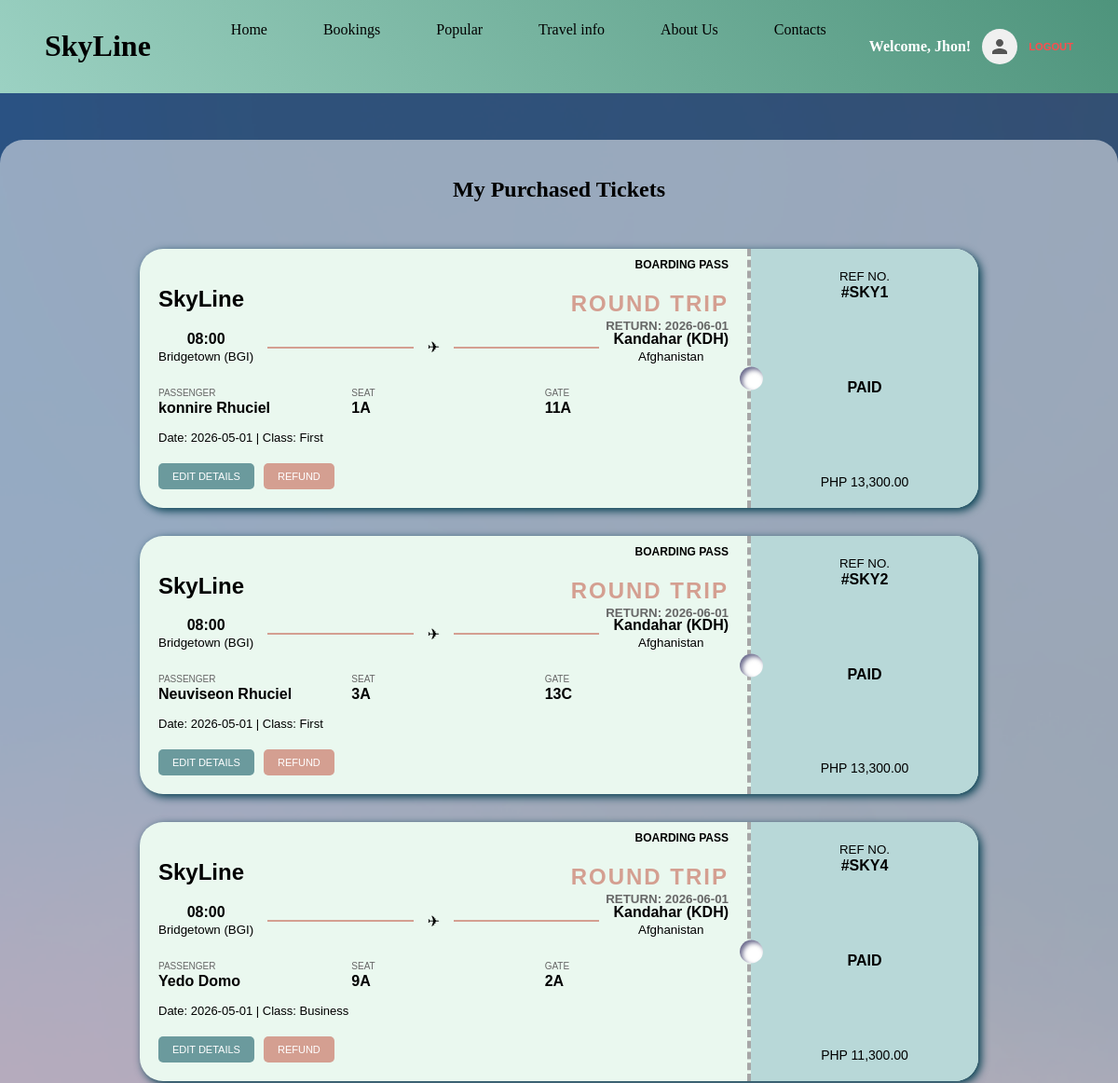
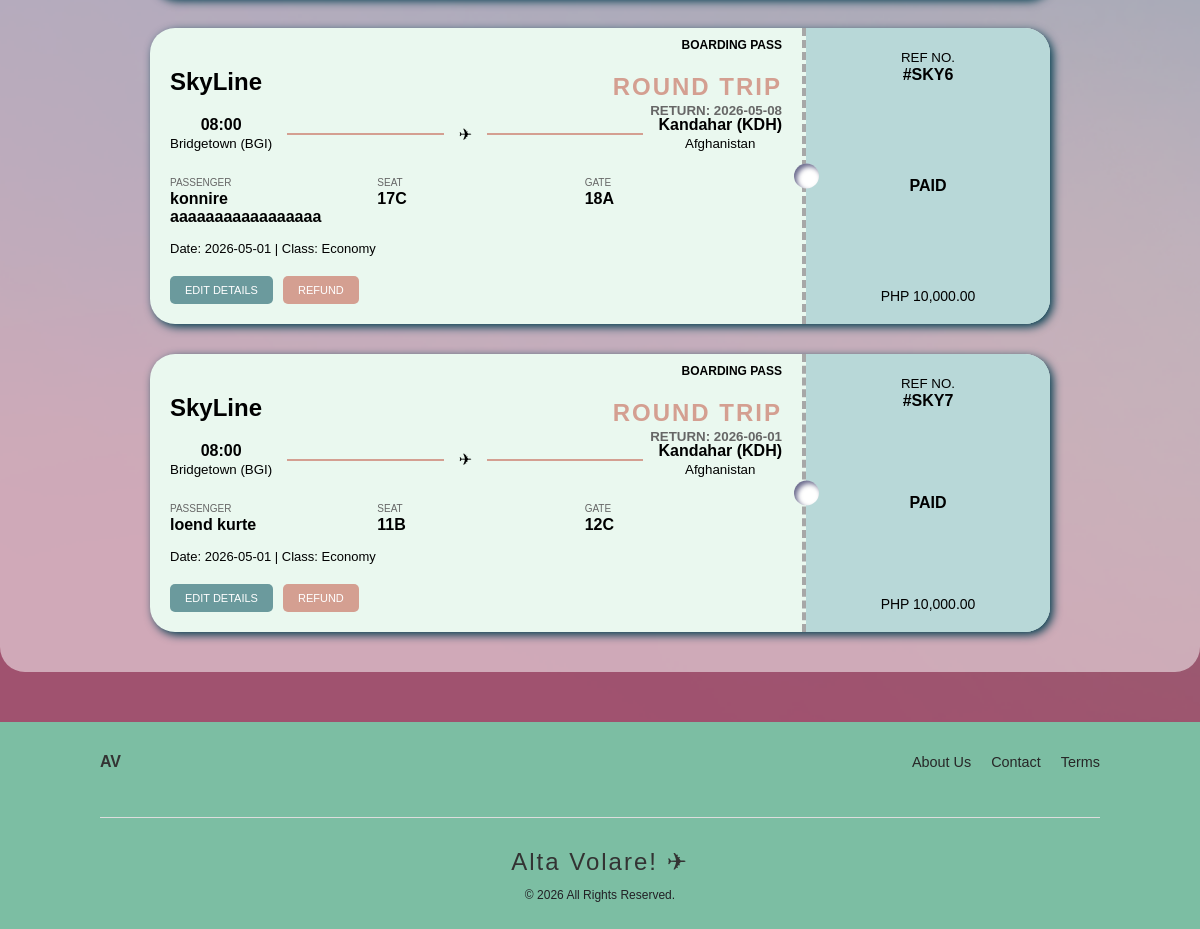
/booked-flights (signed in), run on the app's committed database (2 pictures, top to bottom).
### app.py (models this page shows)
class Booking(db.Model):
    id = db.Column(db.Integer, primary_key=True)
    user_id = db.Column(db.Integer, db.ForeignKey('user.id'), nullable=False)
    flight_id = db.Column(db.Integer, db.ForeignKey('flight.id'), nullable=False)
    flight = db.relationship('Flight', backref='bookings')
    first_name = db.Column(db.String(100))
    middle_initial = db.Column(db.String(1))
    last_name = db.Column(db.String(100))
    suffix = db.Column(db.String(10))
    dob = db.Column(db.String(20))
    nationality = db.Column(db.String(50))
    status = db.Column(db.String(50)) # Senior, Child, etc.
    tier = db.Column(db.String(20)) # Economy, Business, First
    seat_number = db.Column(db.String(10))
    total_paid = db.Column(db.Float)
    return_date = db.Column(db.String(50))
    return_time = db.Column(db.String(50))
    seat_status = db.Column(db.String(20))

class Flight(db.Model):
    id = db.Column(db.Integer, primary_key=True)
    from_country = db.Column(db.String(50), nullable=False)
    from_city = db.Column(db.String(50), nullable=False)
    to_country = db.Column(db.String(50), nullable=False)
    to_city = db.Column(db.String(50), nullable=False)
    dep_date = db.Column(db.String(20), nullable=False)
    dep_time = db.Column(db.String(20), nullable=False)
    ret_date = db.Column(db.Text, nullable=False)
    ret_time = db.Column(db.String(100), nullable=False)
    duration = db.Column(db.String(20), nullable=False)
    tickets_economy = db.Column(db.Integer)
    tickets_business = db.Column(db.Integer)
    tickets_first = db.Column(db.Integer)
    price = db.Column(db.Float, nullable=False)
    promo_code = db.Column(db.String(50), nullable=False)
    trip_type=db.Column(db.String(50), nullable=False)
    status=db.Column(db.String(20),nullable=False)

### app.py (the view)
@app.route('/booked-flights')
def bookedflights():
    if 'user_id' not in session:
        return redirect(url_for('login'))
    user_tickets = Booking.query.filter_by(user_id=session['user_id']).all()
    return render_template('bookedflights.html', purchased_tickets=user_tickets)

### app.py (called while the page is built)
@app.after_request
def add_header(response):
    response.headers["Cache-Control"] = "no-cache, no-store, must-revalidate"
    response.headers["Pragma"] = "no-cache"
    response.headers["Expires"] = "0"
    return response

### templates/bookedflights.html (shortened to what this page needs)
<!DOCTYPE html>
<html lang="en">
<head>
    <link rel="stylesheet" href="{{ url_for('static', filename='style.css') }}">
</head>
<body class="body">
    <div class="nav">
        <div class="logo"><h1>SkyLine</h1></div>
        <ul class="nav-container">
                <li class="nav-buttons"><a href="{{ url_for('index') }}">Home<hr class="n1"></a></li>
                <li class="nav-buttons"><a href="{{ url_for('booking') }}">Bookings<hr class="n2"></a></li>
                <li class="nav-buttons"><a href="{{ url_for('popular') }}">Popular<hr class="n3"></a></li>
                <li class="nav-buttons">
                    <a href="#">Travel info<hr class="n3"></a>
                </li>
                <li class="nav-buttons"><a href="{{ url_for('about') }}#about">About Us<hr class="n4"></a></li>
                <li class="nav-buttons"><a href="{{ url_for('contact') }}#contact">Contacts<hr class="n5"></a></li>
            </ul>
            <div class="nav-auth">
                {% if session['user_id'] %}
                    <div class="user-profile" style="display: flex; align-items: center; gap: 12px;">
                        <span class="user-name" style="color: white; font-family: 'Bookman Old Style'; font-weight: bold;">
                            Welcome, {{ session['first_name'] }}!
                        </span>
                        <div class="avatar-circle" style="width: 38px; height: 38px; background-color: #f0f0f0; border-radius: 50%; display: flex; align-items: center; justify-content: center;">
                            <svg viewBox="0 0 24 24" fill="#555" width="24px" height="24px">
                                <path d="M12 12c2.21 0 4-1.79 4-4s-1.79-4-4-4-4 1.79-4 4 1.79 4 4 4zm0 2c-2.67 0-8 1.34-8 4v2h16v-2c0-2.66-5.33-4-8-4z"/>
                            </svg>
                        </div>
                        <a href="{{ url_for('logout') }}" style="color: #ff4d4d; font-size: 0.7rem; text-decoration: none; text-transform: uppercase; font-family: sans-serif; font-weight: bold;">Logout</a>
                    </div>
                {% else %}
                    <button class="log-in"><a href="{{ url_for('login') }}">Log In</a></button>
                {% endif %}
            </div>
    </div>
<div class="booking-wrapper">
        <div class="ticket-container">
            <h2 style="font-family: 'Bookman Old Style'; margin-bottom: 20px; text-align: center;">My Purchased Tickets</h2>
{% for ticket in purchased_tickets %}
<div class="ticket-card" style="{% if 'Delayed' in ticket.flight.status %} background: #fff9f0; {% elif ticket.flight.status == 'REFUNDED' %} background: #fff0f0; opacity: 0.9; {% endif %}">
    <div class="ticket-left">
        <h2>SkyLine</h2>
        <span class="trip-tag">BOARDING PASS</span>
        {% if ticket.flight.trip_type == 'round trip' %}
        <div style="position: absolute; top: 45px; right: 20px; text-align: right;">
            <h1 style="color: #d49f91; margin: 0; font-size: 1.5rem; letter-spacing: 2px;">ROUND TRIP</h1>
            <small style="color: #666; font-weight: bold;">RETURN: {{ ticket.return_date }}</small>
        </div>
        {% endif %}
        <div class="flight-path">
            <div style="text-align:center">
                {% if "Delayed" in ticket.flight.status %}
                    <strong style="text-decoration: line-through; color: #777; font-size: 0.8rem;">{{ ticket.flight.dep_time }}</strong><br>
                    <strong style="color: #d35400;">{{ ticket.flight.status.split(': ')[1] }}</strong><br>
                {% else %}
                    <strong>{{ ticket.flight.dep_time }}</strong><br>
                {% endif %}
                <small>{{ ticket.flight.from_city }}</small>
            </div>
            <div class="line"></div>
            <div style="text-align:center">&#9992;</div>
            <div class="line"></div>
            <div style="text-align:center">
                <strong>{{ ticket.flight.to_city }}</strong><br>
                <small>{{ ticket.flight.to_country }}</small>
            </div>
        </div>
        <div style="margin-top: 20px; display: grid; grid-template-columns: 1fr 1fr 1fr; gap: 10px;">
            <div>
                <small style="text-transform: uppercase; font-size: 10px; color: #666;">Passenger</small><br>
                <strong>{{ ticket.first_name }} {{ ticket.last_name }}</strong>
            </div>
            <div>
                <small style="text-transform: uppercase; font-size: 10px; color: #666;">Seat</small><br>
                <strong>{{ ticket.seat_number }}</strong>
            </div>
            <div>
                <small style="text-transform: uppercase; font-size: 10px; color: #666;">Gate</small><br>
                <strong>{{ range(1, 25)|random }}{{ ['A', 'B', 'C']|random }}</strong>
            </div>
        </div>
        <p style="margin-top: 15px; font-size: 13px;">
            Date: {{ ticket.flight.dep_date }} | Class: {{ ticket.tier|capitalize }}
        </p>
        <div style="margin-top: 20px; display: flex; gap: 10px;">
            {% if ticket.flight.status != "REFUNDED" %}
                <a href="{{ url_for('edit_ticket', booking_id=ticket.id) }}"
                style="background: #6b9a9d; color: white; padding: 8px 15px; border-radius: 5px; text-decoration: none; font-size: 11px;">
                EDIT DETAILS
                </a>
            {% endif %}
            <form action="{{ url_for('refund_ticket', booking_id=ticket.id) }}" method="POST" onsubmit="return confirm('Refund this ticket?');">
                <button type="submit"
                        style="background: #d49f91; color: white; padding: 8px 15px; border-radius: 5px; border: none; cursor: pointer; font-size: 11px;">
                    {% if ticket.flight.status == "REFUNDED" %} CLAIM REFUND {% else %} REFUND {% endif %}
                </button>
            </form>
        </div>
    </div>
    <div class="ticket-right" style="{% if ticket.flight.status == 'REFUNDED' %} background: #d49f91; {% endif %}">
        <div style="text-align: center;">
            <small>REF NO.</small><br>
            <strong>#SKY{{ ticket.id }}</strong>
        </div>
        {% if ticket.flight.status == "REFUNDED" %}
            <div style="font-weight: bold; color: #fff; background: #e74c3c; padding: 2px 10px; border-radius: 4px;">VOID</div>
        {% else %}
            <div style="font-weight: bold;">PAID</div>
        {% endif %}
        <div style="font-size: 14px;">PHP {{ "{:,.2f}".format(ticket.total_paid) }}</div>
    </div>
</div>
{% endfor %}
        </div>
</div>
<footer class="site-footer">
    <div class="footer-content">
        <div class="logo">
            <strong>AV</strong>
        </div>
        <nav class="footer-nav">
            <ul>
                <li><a href="#about">About Us</a></li>
                <li><a href="#contact">Contact</a></li>
                <li><a href="#">Terms</a></li>
            </ul>
        </nav>
    </div>
    <hr class="footer-divider">
    <div class="footer-bottom">
        <h2>Alta Volare! &#9992;</h2>
        <p>&copy; 2026 All Rights Reserved.</p>
    </div>
</footer>
</body>
</html>

### static/style.css (style rules this page uses)
.site-footer { background-color: #7cbea3; color: #333; padding: 15px 20px; font-family: sans-serif; }
.footer-content { display: flex; justify-content: space-between; align-items: center; max-width: 1000px; margin: 0 auto; }
.footer-nav ul { list-style: none; padding: 0; display: flex; gap: 20px; }
.footer-nav a { text-decoration: none; color: #272727; font-size: 0.9rem; transition: color 0.3s; }
.footer-divider { border: 0; border-top: 1px solid #ddd; margin: 30px auto; max-width: 1000px; }
.footer-bottom { text-align: center; }
.footer-bottom h2 { font-weight: 300; letter-spacing: 2px; margin-bottom: 10px; }
.footer-bottom p { font-size: 0.75rem; color: #222025; }
html, body { margin: 0; padding: 0; background-color: rgb(255, 255, 255); font-family: 'Franklin Gothic Medium'; scroll-behavior: smooth; overflow-x: hidden; width: 100%; }
* { box-sizing: border-box; }
.nav { width: 100%; height: auto; min-height: 60px; background-image: linear-gradient(50deg, #b5eed1d0, #4e947c); display: flex; flex-wrap: wrap; align-items: center; justify-content: space-between; padding: 10px 4%; margin: 0 0; overflow: visible; }
.logo { margin: auto 0; }
.nav-container { width: auto; max-width: 100%; display: flex; gap: 20px; margin-top: 0; }
.nav-container, .nav-buttons, a { text-decoration: none; list-style-type: none; color: black; }
.nav-buttons { position: relative; list-style: none; padding: 10px 20px; }

### templates/bookedflights.html (style rules this page uses)
.body { background-image: url(static/images/booking.webp); background-size: cover; }
.ticket-container { max-width: 900px; margin: 20px auto; display: flex; flex-direction: column; gap: 30px; }
.ticket-card { display: flex; background: #eaf8ef; border-radius: 25px; overflow: hidden; color: #000; font-family: sans-serif; min-height: 220px; box-shadow: 3px 3px 10px rgb(0, 60, 78); }
.ticket-left { flex: 3; padding: 20px; position: relative; border-right: 4px dashed #a7a7a7; }
.ticket-right { flex: 1; background: #b8d8d8; padding: 20px; display: flex; flex-direction: column; justify-content: space-between; align-items: center; position: relative; }
.ticket-right::before { content: ''; position: absolute; left: -12px; top: 50%; transform: translateY(-50%); width: 25px; height: 25px; background: #fff; border-radius: 50%; box-shadow: inset 3px 3px 5px rgba(1, 1, 59, 0.589); }
.flight-path { display: flex; align-items: center; gap: 15px; margin: 10px 0; }
.line { flex-grow: 1; height: 2px; background: #d49f91; position: relative; }
.trip-tag { position: absolute; top: 10px; right: 20px; font-size: 12px; font-weight: bold; }
.booking-wrapper { min-height: 50vh; background-color: rgba(255, 255, 255, 0.507); border-radius: 25px; display: flex; max-width: 1200px; margin: 50px auto; gap: 20px; padding: 20px; }
.ticket-container { flex: 3; margin-top: 0; }

### data on the page
Booking: return_date "2026-06-01", flight.dep_time "08:00", flight.from_city "Bridgetown (BGI)", flight.to_city "Kandahar (KDH)", flight.to_country "Afghanistan", first_name "konnire", last_name "Rhuciel", seat_number "1A", flight.dep_date "2026-05-01", tier "First", id "1", total_paid "13,300.00"
Booking: return_date "2026-06-01", flight.dep_time "08:00", flight.from_city "Bridgetown (BGI)", flight.to_city "Kandahar (KDH)", flight.to_country "Afghanistan", first_name "Neuviseon", last_name "Rhuciel", seat_number "3A", flight.dep_date "2026-05-01", tier "First", id "2", total_paid "13,300.00"
Booking: return_date "2026-06-01", flight.dep_time "08:00", flight.from_city "Bridgetown (BGI)", flight.to_city "Kandahar (KDH)", flight.to_country "Afghanistan", first_name "Yedo", last_name "Domo", seat_number "9A", flight.dep_date "2026-05-01", tier "Business", id "4", total_paid "11,300.00"
Booking: return_date "2026-05-08", flight.dep_time "08:00", flight.from_city "Bridgetown (BGI)", flight.to_city "Kandahar (KDH)", flight.to_country "Afghanistan", first_name "konnire", last_name "aaaaaaaaaaaaaaaaa", seat_number "17C", flight.dep_date "2026-05-01", tier "Economy", id "6", total_paid "10,000.00"
Booking: return_date "2026-06-01", flight.dep_time "08:00", flight.from_city "Bridgetown (BGI)", flight.to_city "Kandahar (KDH)", flight.to_country "Afghanistan", first_name "loend", last_name "kurte", seat_number "11B", flight.dep_date "2026-05-01", tier "Economy", id "7", total_paid "10,000.00"

### other printed values
{{ session['first_name'] }} "Jhon"
